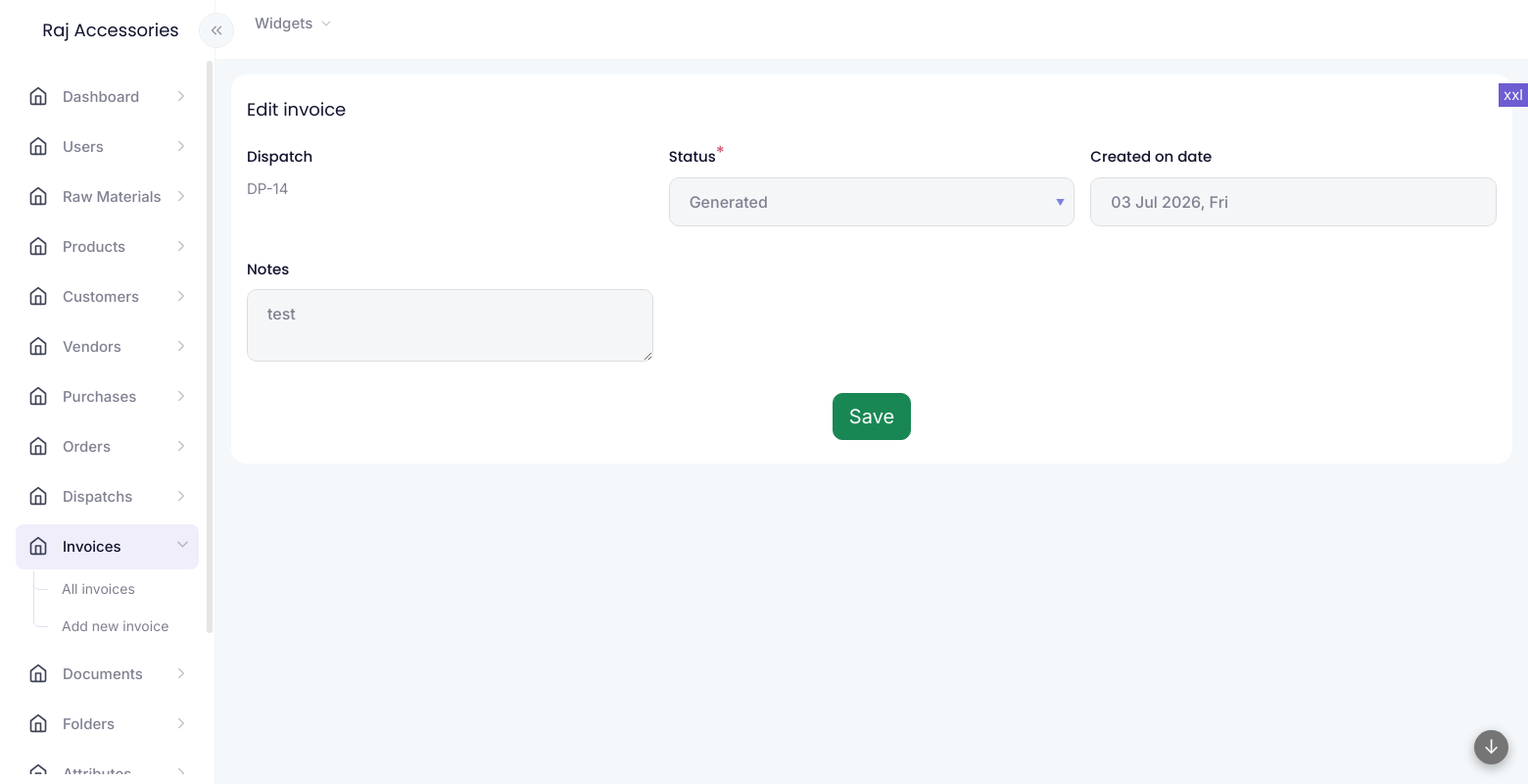
Before: /modules/invoices/invoice-form.php?id=15 (signed in) with the older database file.
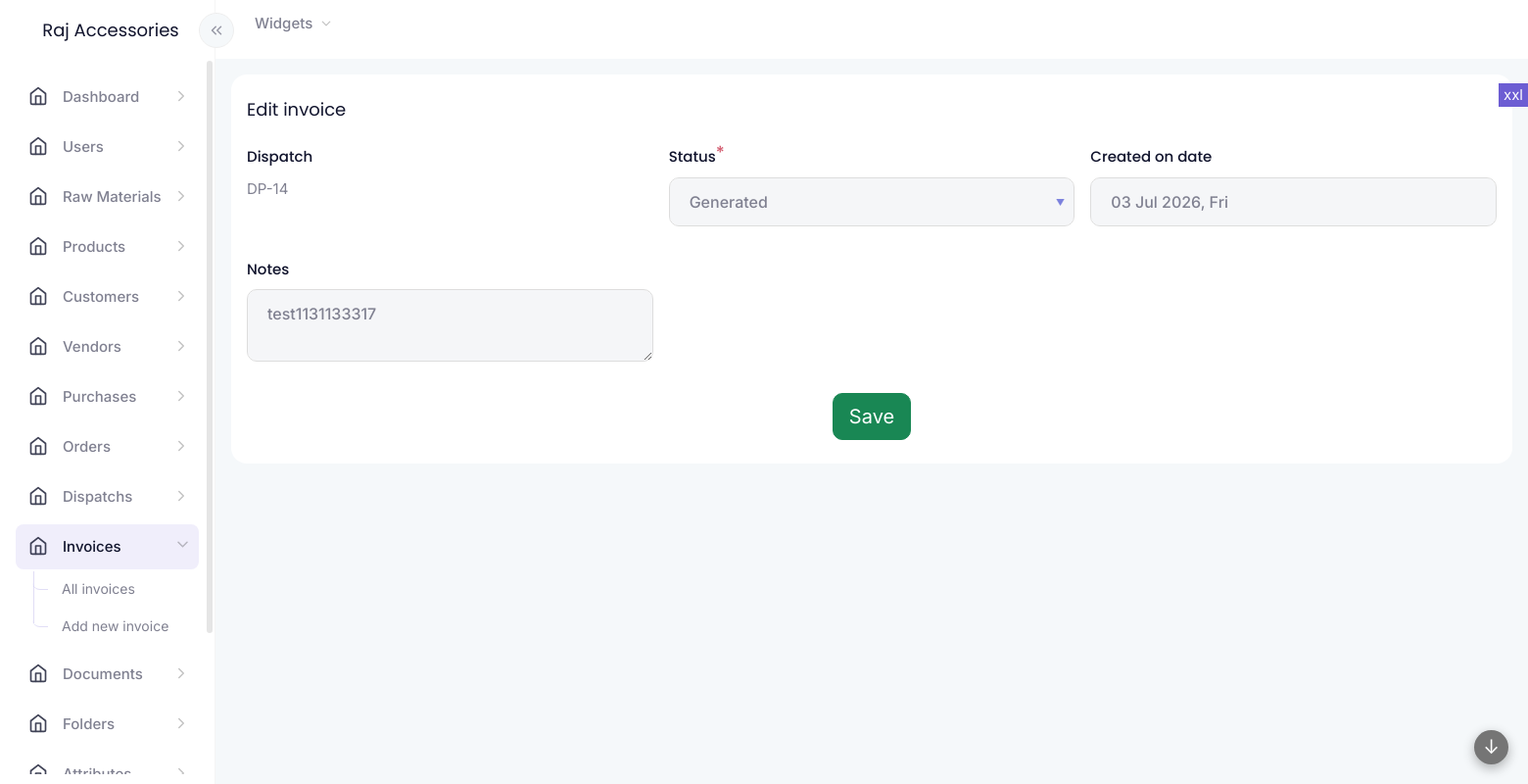
After: the same page with the newer database file.
### tables this page shows
CREATE TABLE IF NOT EXISTS `invoices` (
  `id` int NOT NULL AUTO_INCREMENT,
  `dispatch` int NOT NULL,
  `notes` text,
  `status` varchar(255) NOT NULL,
  `created_on_date` int NOT NULL,
  `auth_user` int NOT NULL,
  `updated` int NOT NULL,
  `created` varchar(35) DEFAULT NULL,
  PRIMARY KEY (`id`)
);

### common/functions.php (the view, shortened to what this page needs)
<?php
function widget_start($title = "", $class = "", $widget_title_class = "", $widget_wrapper_class = "", $options = "", $widget_options_class = "")
{
    echo '<div class="widgetwrapper col d-flex align-items-start  px-2 py-0 ' . $class . ' ">
 <div class="widget container-fluid py-4 px-3 overhide ' . $widget_wrapper_class . '">';
    if ($title != "") {
        echo "<div class='widget-title " . $widget_title_class . "'>";
        echo $title;
        echo "</div>";
    }
}
function widget_end()
{
    echo "</div>
 </div>";
}
function datepicker_scripts()
{
    $s = '<link rel="stylesheet" href="' . ROOT_PATH . '/assets/plugins/flatpickr/flatpickr.min.css">
    <script src="' . ROOT_PATH . '/assets/plugins/flatpickr/flatpickr.js"></script>';
    return $s;
}
?>
<?php
function form_field($vars, $data)
{
    $s = "";
    if ($vars["type"] == "submit") {
        $s = '<div class="' . $vars["class"] . '">';
        $s .= '<input type="submit" name="' . $vars["key"] . '" value="' . $vars["name"] . '" class="btn btn-success btn-lg">';
        $s .= '</div>';
    }
    else {
        $show_as_field = true;
        if ($vars["type"] == "hidden") {
            $show_as_field = false;
        }
        if ($show_as_field) {
            $parent_class = "";
            $s = '<div class="' . $vars["class"] . ' ' . $parent_class . '"><label for="' . $vars["key"] . '" class="form-label">' . $vars["name"] . '';
            $required = (isset($vars["required"]) && $vars["required"] == true) ? true : false;
            if ($required) {
                $s .= '<sup>*</sup>';
            }
            $s .= '</label>';
        }
        if ($vars["type"] == "display") {
            $s .= '<div class="form-display" name="' . $vars["key"] . '" id="' . $vars["key"] . '">' . get_value($data, $vars["key"]) . '</div>';
        }
        else if ($vars["type"] == "text") {
            $s .= '<input type="text" class="form-control" name="' . $vars["key"] . '" id="' . $vars["key"] . '" value="' . get_value($data, $vars["key"]) . '" ' . ($required ? "required" : "") . '>';
            $s .= '<div class="invalid-feedback">Incorrect ' . $vars["name"] . ' value</div>';
        }
        else if ($vars["type"] == "date") {
            $s .= '<input type="text" class="form-control" name="' . $vars["key"] . '" id="' . $vars["key"] . '" value="' . get_value($data, $vars["key"]) . '" ' . ($required ? "required" : "") . '>';
            $s .= '<div class="invalid-feedback">Incorrect ' . $vars["name"] . ' value</div>';
            $s .= '<script>flatpickr("#' . $vars["key"] . '", {altInput: true, altFormat: "d M Y, D", dateFormat: "Ymd"}); </script>';
        }
        else if ($vars["type"] == "hidden") {
            $s .= '<input type="hidden" class="form-control" name="' . $vars["key"] . '" id="' . $vars["key"] . '" value="' . get_value($data, $vars["key"]) . '" ' . '>';
        }
        else if ($vars["type"] == "textarea") {
            $s .= '<textarea class="form-control" name="' . $vars["key"] . '" id="' . $vars["key"] . '" ' . ($required ? "required" : "") . '>' . get_value($data, $vars["key"]) . '</textarea>';
            $s .= '<div class="invalid-feedback">Incorrect ' . $vars["name"] . ' value</div>';
        }
        else if ($vars["type"] == "select") {
            $s .= '<select class="form-control" readonly name="' . $vars["key"] . '" id="' . $vars["key"] . '" ' . ($required ? "required" : "") . '>';
            $sel = get_value($data, $vars["key"]);
            $s .= select_options($vars["options"], $sel);
            $s .= '</select><div class="invalid-feedback">Incorrect ' . $vars["name"] . ' value</div>';
        }
        if ($show_as_field) {
            $s .= '</div>';
        }
    }
    return $s;
}
function module_get_data($table, $id)
{
    $data = [];
    $data['mode'] = 'new';
    if ($id != "") {
        $get = get_data($table, 'WHERE id=' . $id . '', '*');
        if (sizeof($get) > 0) {
            $data = $get[0];
        }
        $data['mode'] = 'update';
    }
    return $data;
}

Changed rows visible on the page:
changed invoices: notes "test" → "test1131133317"
